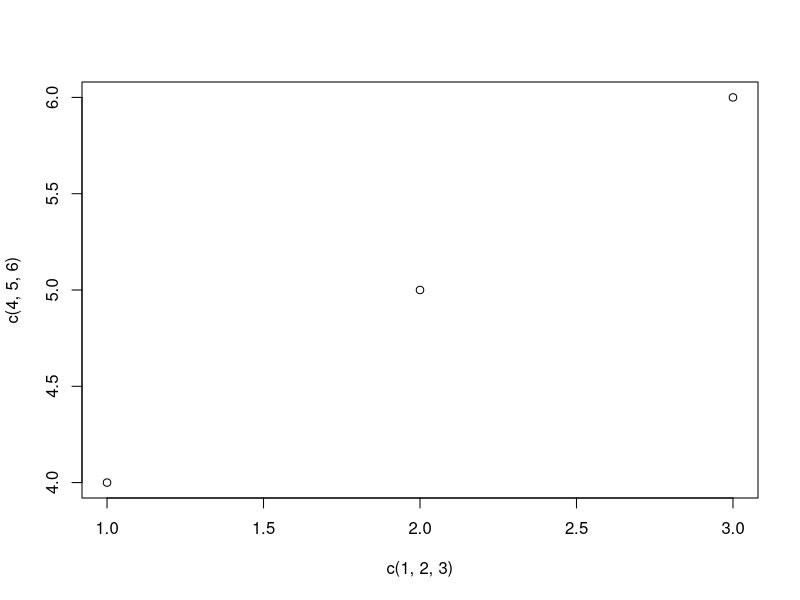
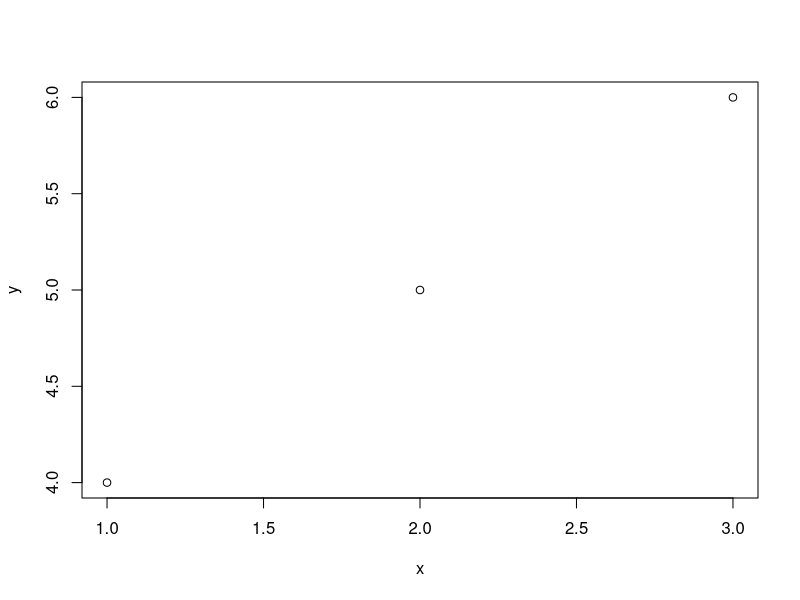

These charts were generated, in order, by the following R code:
# In this we are ploting a graph with multiple points

plot(c(1,2,3),c(4,5,6))

# We can do it in another manner

x<-c(1,2,3)
y<-c(4,5,6)
# we have vectorised multiple values into a single vector
plot(x,y)

# Ploted the graph with x, y coardinates
